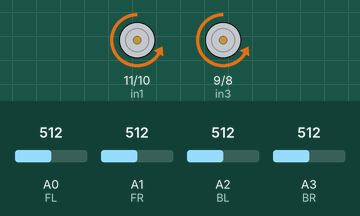
Bench run of a sketch on a simulated Arduino Uno, built with avr-gcc and run on an emulated ATmega328P. Parts: motor-driver pin pairs drawn as motors (green arrow = first pin HIGH = forward, orange = second pin HIGH = backward, longer = more drive, scaled by the enable pin). The test bench sets the inputs (shaded band); at power-on: A0 (FL) = 512, A1 (FR) = 512, A2 (BL) = 512, A3 (BR) = 512.

Above: at 0.21 s.
Timing chart, 0 to 3.0 s (numbered marks = the images above):
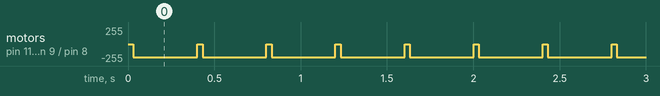

The sketch:

autonomous-sumo-robot.ino
```cpp
// defines for IR
const int FL = A0;
const int FR = A1;
const int BL = A2;
const int BR = A3;

// defines for motor pins
const int in1 = 11;
const int in2 = 10;
const int in3 = 9;
const int in4 = 8;
const int ena = 5;
const int enb = 6;

// defines for ultrasonic
const int trigFront = 13;
const int echoFront = 12;
const int trigBack  = 7;
const int echoBack  = 4;

// threshold defines
const int blackThreshold = 300;
const int detectDistance = 15;


const int searchSpeed   = 120;
const int attackSpeed   = 200;
const int reverseSpeed  = 200;

bool escaping = false;
unsigned long escapeStart = 0;
const unsigned long escapeTime = 400;

// flags for ultrasonic
bool frontUS_enabled = true;
bool backUS_enabled  = true;
unsigned long usReenableTime = 0;
const unsigned long usDisableDuration = 1000;  // time to ignore ultrasonic after edge

void setup() {

  pinMode(FL, INPUT);
  pinMode(FR, INPUT);
  pinMode(BL, INPUT);
  pinMode(BR, INPUT);

  pinMode(in1, OUTPUT);
  pinMode(in2, OUTPUT);
  pinMode(in3, OUTPUT);
  pinMode(in4, OUTPUT);
  pinMode(ena, OUTPUT);
  pinMode(enb, OUTPUT);

  pinMode(trigFront, OUTPUT);
  pinMode(echoFront, INPUT);
  pinMode(trigBack, OUTPUT);
  pinMode(echoBack, INPUT);

  digitalWrite(trigFront, LOW);
  digitalWrite(trigBack, LOW);
}

void loop() {

  unsigned long now = millis();

  // re-enable the ultrasonic sensors
  if (now > usReenableTime) {
    frontUS_enabled = true;
    backUS_enabled  = true;
  }

  //check edge

  int fl = analogRead(FL);
  int fr = analogRead(FR);
  int bl = analogRead(BL);
  int br = analogRead(BR);

  bool frontBlack = (fl > blackThreshold) || (fr > blackThreshold);
  bool backBlack  = (bl > blackThreshold) || (br > blackThreshold);

  //enter escape mode
  if (escaping) {
    if (now - escapeStart >= escapeTime) {
      escaping = false;
      stopMotors();
    }
    return;
  }

  // detect front edge
  if (frontBlack) {

    frontUS_enabled = false;
    usReenableTime = now + usDisableDuration;

    hardBrake();
    moveBackward(reverseSpeed);

    escapeStart = now;
    escaping = true;
    return;
  }

  // detect back edge
  if (backBlack) {

    backUS_enabled = false;
    usReenableTime = now + usDisableDuration;

    hardBrake();
    moveForward(reverseSpeed);

    escapeStart = now;
    escaping = true;
    return;
  }

  // read distance from ultrasonic if black line is not detected
  long frontDist = -1;
  long backDist  = -1;

  if (frontUS_enabled) {
    frontDist = getDistance(trigFront, echoFront);
    delay(5);
  }

  if (backUS_enabled) {
    backDist = getDistance(trigBack, echoBack);
  }

  // attack section

  if (frontUS_enabled && frontDist > 0 && frontDist < detectDistance) {
    moveForward(attackSpeed);
    return;
  }

  if (backUS_enabled && backDist > 0 && backDist < detectDistance) {
    moveBackward(attackSpeed);
    return;
  }

  // return to search
  rotateRight(searchSpeed);
}

// motor direction

void moveForward(int spd) {
  analogWrite(ena, spd);
  analogWrite(enb, spd);
  digitalWrite(in1,HIGH);
  digitalWrite(in2,LOW);
  digitalWrite(in3,HIGH);
  digitalWrite(in4,LOW);
}

void moveBackward(int spd) {
  analogWrite(ena, spd);
  analogWrite(enb, spd);
  digitalWrite(in1,LOW);
  digitalWrite(in2,HIGH);
  digitalWrite(in3,LOW);
  digitalWrite(in4,HIGH);
}

void rotateRight(int spd) {
  analogWrite(ena, spd);
  analogWrite(enb, spd);
  digitalWrite(in1,HIGH);
  digitalWrite(in2,LOW);
  digitalWrite(in3,LOW);
  digitalWrite(in4,HIGH);
}

void stopMotors() {
  analogWrite(ena,0);
  analogWrite(enb,0);
  digitalWrite(in1,LOW);
  digitalWrite(in2,LOW);
  digitalWrite(in3,LOW);
  digitalWrite(in4,LOW);
}

void hardBrake() {
  digitalWrite(in1,HIGH);
  digitalWrite(in2,HIGH);
  digitalWrite(in3,HIGH);
  digitalWrite(in4,HIGH);
  delay(30);
  stopMotors();
}

// ultrasonic section

long getDistance(int trigPin, int echoPin) {

  digitalWrite(trigPin, LOW);
  delayMicroseconds(3);

  digitalWrite(trigPin, HIGH);
  delayMicroseconds(10);
  digitalWrite(trigPin, LOW);

  long duration = pulseIn(echoPin, HIGH, 20000);

  if (duration == 0) return -1;

  return duration * 0.034 / 2;
}
```

Measured:
- by itself, motor on pin 11 (in1) / pin 10 (in2), motor on pin 9 (in3) / pin 8 (in4): alternates backward 200/255 for 0.37 s and stopped for 0.03 s
